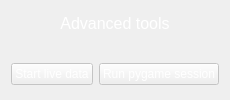
            <widget class="QWidget" name="page_3">
             <layout class="QVBoxLayout" name="verticalLayout_8">
              <item>
               <widget class="QLabel" name="label">
                <property name="maximumSize">
                 <size>
                  <width>16777215</width>
                  <height>40</height>
                 </size>
                </property>
                <property name="font">
                 <font>
                  <pointsize>12</pointsize>
                  <weight>50</weight>
                  <bold>false</bold>
                 </font>
                </property>
                <property name="styleSheet">
                 <string notr="true">color: #FFF;</string>
                </property>
                <property name="text">
                 <string>Advanced tools</string>
                </property>
                <property name="alignment">
                 <set>Qt::AlignHCenter|Qt::AlignTop</set>
                </property>
               </widget>
              </item>
              <item>
               <layout class="QHBoxLayout" name="plot_layout">
                <property name="sizeConstraint">
                 <enum>QLayout::SetDefaultConstraint</enum>
                </property>
               </layout>
              </item>
              <item>
               <layout class="QHBoxLayout" name="IMU3D_layout">
                <item>
                 <widget class="QPushButton" name="dev_btn2">
                  <property name="enabled">
                   <bool>false</bool>
                  </property>
                  <property name="styleSheet">
                   <string notr="true">color: #FFF;</string>
                  </property>
                  <property name="text">
                   <string>Start live data</string>
                  </property>
                 </widget>
                </item>
                <item>
                 <widget class="QPushButton" name="dev_btn">
                  <property name="enabled">
                   <bool>false</bool>
                  </property>
                  <property name="styleSheet">
                   <string notr="true">color: #FFF;</string>
                  </property>
                  <property name="text">
                   <string>Run pygame session</string>
                  </property>
                 </widget>
                </item>
               </layout>
              </item>
             </layout>
            </widget>
